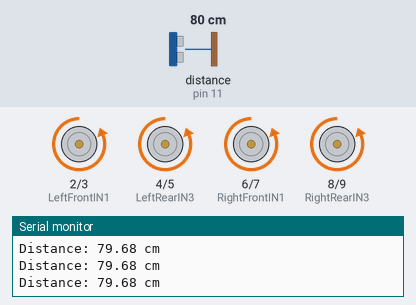
Simulated run of this sketch. Board: Arduino Uno, built with avr-gcc and run on an emulated ATmega328P. Parts: motor-driver pin pairs drawn as motors (green arrow = first pin HIGH = forward, orange = second pin HIGH = backward, longer = more drive), the last lines printed to the serial monitor. Wiring (inferred from the names in the program): ultrasonic range finder: trigger pin 10; echo pin 11. The inputs (shaded band) are chosen by the test bench; at power-on: distance to the obstacle (sensor on pin 11) 80 cm. The echo pulse lasts 58.3 µs per cm.

Above: at 2.2 s.
2.3 s: distance to the obstacle (sensor on pin 11) set to 33 cm
3.8 s: distance to the obstacle (sensor on pin 11) set to 28 cm
At 4.5 s:
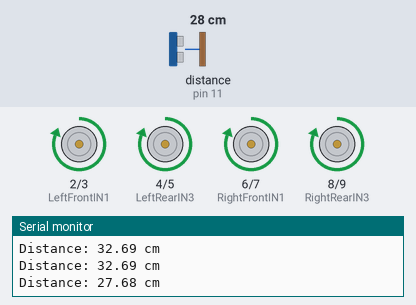
6.8 s: distance to the obstacle (sensor on pin 11) set to 2 cm
At 7.35 s:
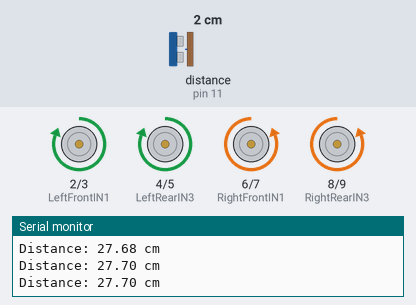
8.6 s: distance to the obstacle (sensor on pin 11) set to 4 cm
At 9.4 s:
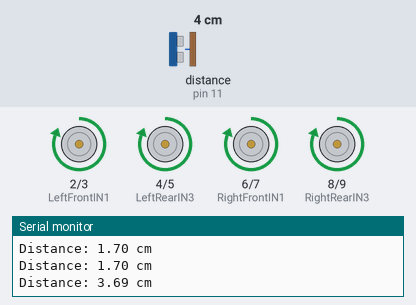
Timing chart, 0 to 12.6 s (numbered marks = the images above; inputs shaded):
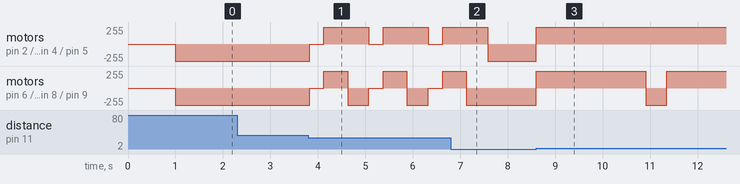

Measured:
- the behaviour switches between 31 and 30 cm on distance to the obstacle (sensor on pin 11) (found by bisection; images 0 and 1)
- the behaviour switches between 2 and 3 cm on distance to the obstacle (sensor on pin 11) (found by bisection; images 2 and 3)
- after the input at 3.8 s, motor on pin 2 (LeftFrontIN1) / pin 3 (LeftFrontIN2), motor on pin 4 (LeftRearIN3) / pin 5 (LeftRearIN4): alternates forward 255/255 for 0.95 s and stopped for 0.30 s, starting at once
- after the input at 6.8 s, motor on pin 6 (RightFrontIN1) / pin 7 (RightFrontIN2), motor on pin 8 (RightRearIN3) / pin 9 (RightRearIN4): goes on until 7.1 s, then stays backward 255/255
- after the input at 8.6 s, motor on pin 2 (LeftFrontIN1) / pin 3 (LeftFrontIN2), motor on pin 4 (LeftRearIN3) / pin 5 (LeftRearIN4): backward 255/255 → forward 255/255 at once

The sketch:

06_obstacle_robot.ino
```cpp
// DRIVER #1 (LEFT side)
// Motor A left (front)
const byte LeftFrontIN1 = 2;
const byte LeftFrontIN2 = 3;

// Motor B left (rear)
const byte LeftRearIN3  = 4;
const byte LeftRearIN4  = 5;

// DRIVER #2 (RIGHT side)
// Motor A right (front)
const byte RightFrontIN1 = 6;
const byte RightFrontIN2 = 7;

// Motor B right (rear)
const byte RightRearIN3  = 8;
const byte RightRearIN4  = 9;

// HC-SR04
const byte TRIGPIN = 10;
const byte ECHOPIN = 11;

// время для объезда
const int STOP_DURATION = 300; // останавливаем моторы если есть препятствие
const int BACK_DURATION = 500; // время отъезда назад
const int TURN_LEFT_DURATION = 400; // время поворота

// Для неблокирующего измерения
unsigned long lastMeasureTime = 0;
const unsigned long MEASURE_INTERVAL = 100; // измерять расстояние раз в 100 мс

// значение расстояния до объекта (начальное значение)
float dist = 500; // берём начальное расстояние до объекта 500 см с запасом, поскольку 400 см это предел для датчика HC-SR04

void setup() {
  // Set all pins as outputs
  pinMode(LeftFrontIN1, OUTPUT);
  pinMode(LeftFrontIN2, OUTPUT);
  pinMode(LeftRearIN3,  OUTPUT);
  pinMode(LeftRearIN4,  OUTPUT);

  pinMode(RightFrontIN1, OUTPUT);
  pinMode(RightFrontIN2, OUTPUT);
  pinMode(RightRearIN3,  OUTPUT);
  pinMode(RightRearIN4,  OUTPUT);

  // HC-SR04
  pinMode(TRIGPIN, OUTPUT);
  pinMode(ECHOPIN, INPUT);

  Serial.begin(9600); // baud rate

  // Small delay before start
  delay(1000);
}

// FORWARD
void forward() {
  // Left side
  digitalWrite(LeftFrontIN1, LOW);
  digitalWrite(LeftFrontIN2, HIGH);
  digitalWrite(LeftRearIN3,  LOW);
  digitalWrite(LeftRearIN4,  HIGH);

  // Right side
  digitalWrite(RightFrontIN1, LOW);
  digitalWrite(RightFrontIN2, HIGH);
  digitalWrite(RightRearIN3,  LOW);
  digitalWrite(RightRearIN4,  HIGH);
}

// BACKWARD
void backward() {
  // Left side
  digitalWrite(LeftFrontIN1, HIGH);
  digitalWrite(LeftFrontIN2, LOW);
  digitalWrite(LeftRearIN3,  HIGH);
  digitalWrite(LeftRearIN4,  LOW);

  // Right side
  digitalWrite(RightFrontIN1, HIGH);
  digitalWrite(RightFrontIN2, LOW);
  digitalWrite(RightRearIN3,  HIGH);
  digitalWrite(RightRearIN4,  LOW);
}

// STOP
void stopMotors() {
  digitalWrite(LeftFrontIN1, LOW);
  digitalWrite(LeftFrontIN2, LOW);
  digitalWrite(LeftRearIN3,  LOW);
  digitalWrite(LeftRearIN4,  LOW);

  digitalWrite(RightFrontIN1, LOW);
  digitalWrite(RightFrontIN2, LOW);
  digitalWrite(RightRearIN3,  LOW);
  digitalWrite(RightRearIN4,  LOW);
}

// ПОВОРОТ НАЛЕВО (на месте)
void turnLeft() {
  // Левые колёса назад, правые вперёд
  digitalWrite(LeftFrontIN1, HIGH);
  digitalWrite(LeftFrontIN2, LOW);
  digitalWrite(LeftRearIN3,  HIGH);
  digitalWrite(LeftRearIN4,  LOW);

  digitalWrite(RightFrontIN1, LOW);
  digitalWrite(RightFrontIN2, HIGH);
  digitalWrite(RightRearIN3,  LOW);
  digitalWrite(RightRearIN4,  HIGH);
}

// MEASURE DISTANCE
float getDistance() {
  // Trigger cleanup
  digitalWrite(TRIGPIN, LOW);
  delayMicroseconds(2);
  // fire the sensor
  digitalWrite(TRIGPIN, HIGH); // turn on HC-SR04
  delayMicroseconds(10);       // per datasheet, wait 10 µs so HC-SR04 recognizes the signal from Arduino, not noise
  digitalWrite(TRIGPIN, LOW);  // turn off

  unsigned long duration = pulseIn(ECHOPIN, HIGH, 30000); // time during which ECHOPIN was HIGH
  float distance = (duration * 0.0343) / 2; // calculate distance in cm

  if (duration == 0) return 999;  // no echo
  return distance; // если получено конкреное расстояние (то есть датчик выдал какое-то значение), то возвращаем значение расстояния до объекта
}

void loop() {
  forward();  // drive forward
  unsigned long currentTime = micros();
  if (currentTime - lastMeasureTime >= MEASURE_INTERVAL) {
    lastMeasureTime = currentTime;
    float NEW_dist = getDistance();
    if (NEW_dist != 999) {
      dist = NEW_dist;
    }
  }
  // Debug output
  if (dist < 400) {
    Serial.print("Distance: ");
    Serial.print(dist);
    Serial.println(" cm");
  }

  // Obstacle check
  if (dist >= 2 && dist <= 400) {
    // measurement range of HC-SR04
    if (dist < 10.0) {
      // Emergency – too close
      // отъезжаем на расстояние примерно 30 см (безопасное расстояние)
      stopMotors();
      backward();
      delay(1500);

      // Теперь выполняем стандартный объезд (как при 10–30 см)
      delay(STOP_DURATION);
      backward();
      delay(BACK_DURATION);
      turnLeft();
      delay(TURN_LEFT_DURATION);
    }
    else if (dist <= 30.0) {
      // Obstacle at 10–30 cm
      stopMotors();
      delay(STOP_DURATION);
      backward();
      delay(BACK_DURATION);
      turnLeft();
      delay(TURN_LEFT_DURATION);
    }
  }

  // Short delay between loops for stability
  delay(50);
}
```
